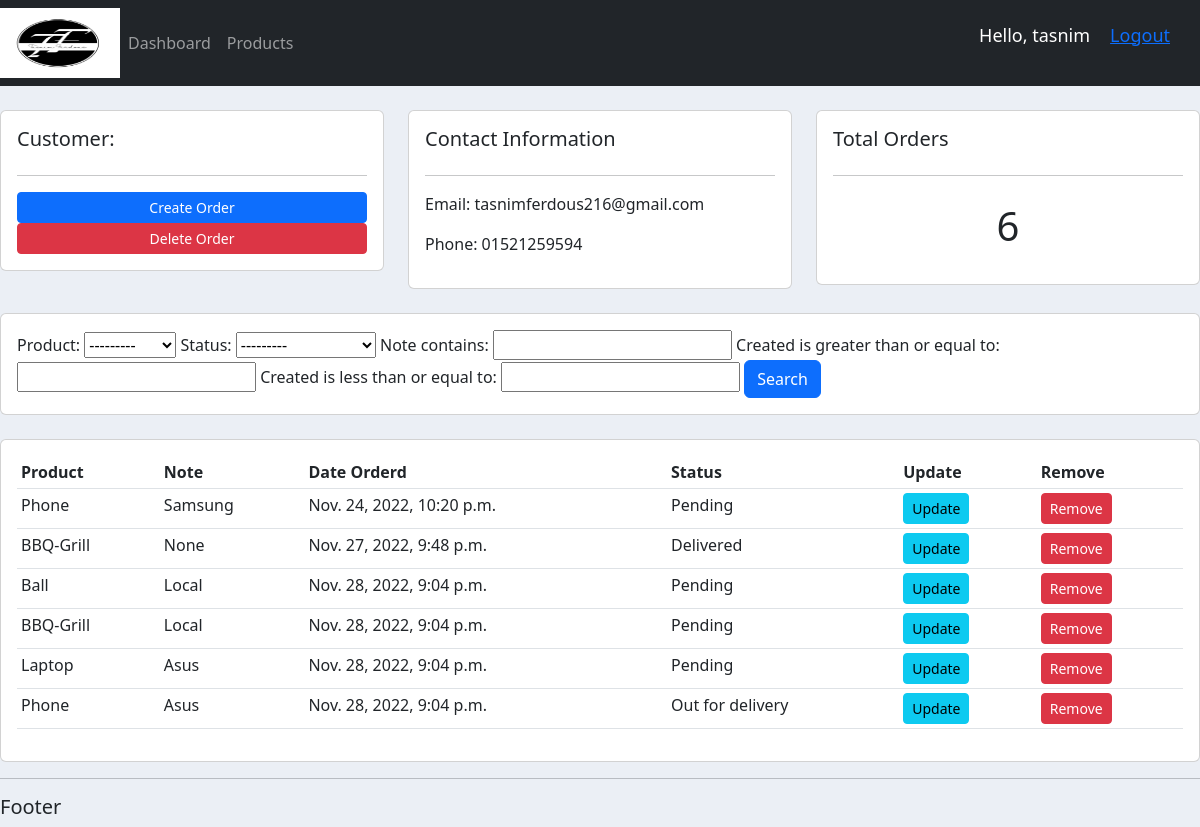
The page /customer/3/ (signed in) on the database its author committed.
### accounts/models.py (models this page shows, shortened)
class Customer(models.Model):
    user = models.OneToOneField(User, null = True, blank = True, on_delete = models.CASCADE)
    name = models.CharField(max_length = 200, null = True)
    phone = models.CharField(max_length = 200, null = True)
    email = models.CharField(max_length = 200, null = True)
    profile_pic = models.ImageField(default = 'profile_pic.png', null = True, blank = True)
    created = models.DateTimeField(auto_now_add = True, null = True)

class Order(models.Model):
    STATUS =    (
                ('Pending', 'Pending'),
                ('Out for delivery', 'Out for delivery'),
                ('Delivered', 'Delivered'),
                )
    customer = models.ForeignKey(Customer, null = True, on_delete = models.SET_NULL)
    product = models.ForeignKey(Product, null = True, on_delete = models.SET_NULL)
    status = models.CharField(max_length = 200, null = True, choices = STATUS)
    created = models.DateTimeField(auto_now_add = True, null = True)
    note = models.CharField(max_length = 1000, null = True)

class Product(models.Model):
    CATEGORY =  (
                ('In-door', 'In-door'),
                ('Out-door', 'Out-door')
                )
    name = models.CharField(max_length = 200, null = True)
    price = models.FloatField(null = True)
    category = models.CharField(max_length = 200, null = True, choices = CATEGORY)
    description = models.CharField(max_length = 200, null = True, blank = True)
    created = models.DateTimeField(auto_now_add = True, null = True)
    tags = models.ManyToManyField(Tag)
    def __str__(self):
        return self.name

### accounts/decorators.py (the view)
        def wrapper_func(request, *args, **kwargs):
            group = None
            if request.user.groups.exists():
                group = request.user.groups.all()[0].name
            if group in allowed_roles:
                return view_func(request, *args, **kwargs)
            else:
                return HttpResponse('You are not authorized to view this page.')

### accounts/views.py (called while the page is built)
@login_required(login_url = 'login')
@allowed_users(allowed_roles = ['admin'])
def customer(request,customer_id):
    customer = Customer.objects.get(id = customer_id)
    orders = customer.order_set.all()
    order_count = orders.count()
    myFilter = OrderFilter(request.GET, queryset = orders)
    orders = myFilter.qs
    context = {'customer':customer,'orders':orders,'order_count':order_count, 'myFilter':myFilter}
    return render(request, 'accounts/customer.html',context)

### accounts/templates/accounts/customer.html
{% extends 'accounts/main.html' %}
{% block content %}
<br>
<div class="row">
	<div class="col-md">
		<div class="card card-body">
			<h5>Customer:</h5>
			<hr>
			<a class="btn btn-primary btn-sm btn-block" href="{% url 'create_order' customer.id %}">Create Order</a>
			<a class="btn btn-sm btn-danger btn-block" href="">Delete Order</a>
		</div>
	</div>
	<div class="col-md">
		<div class="card card-body">
			<h5>Contact Information</h5>
			<hr>
			<p>Email: {{customer.email}}</p>
			<p>Phone: {{customer.phone}}</p>
		</div>
	</div>
	<div class="col-md">
		<div class="card card-body">
			<h5>Total Orders</h5>
			<hr>
			<h1 style="text-align: center;padding: 10px">{{order_count}}</h1>
		</div>
	</div>
</div>
<br>
<div class="row">
	<div class="col">
		<div class="card card-body">
			<form method="get">
				{{myFilter.form}}
		    <button class="btn btn-primary" type="submit">Search</button>
		  </form>
		</div>
	</div>
</div>
<br>
<div class="row">
	<div class="col-md">
		<div class="card card-body">
			<table class="table table-sm">
				<tr>
					<th>Product</th>
					<th>Note</th>
					<th>Date Orderd</th>
					<th>Status</th>
					<th>Update</th>
					<th>Remove</th>
				</tr>
				{% for order in orders %}
					<tr>
						<td>{{order.product}}</td>
						<td>{{order.note}}</td>
						<td>{{order.created}}</td>
						<td>{{order.status}}</td>
						<td><a class="btn btn-primary btn-sm btn-info" href="{% url 'update_order' order.id %}">Update</a></td>
                        <td><a class="btn btn-primary btn-sm btn-danger" href="{% url 'delete_order' order.id %}">Remove</a></td>
					</tr>
				{% endfor %}
			</table>
		</div>
	</div>
</div>
{% endblock %}

### accounts/templates/accounts/navbar.html (shortened to what this page needs)
{% load static %}
<nav class="navbar navbar-expand-lg navbar-dark bg-dark">
    <img id="logo" src="{% static '/images/logo.png' %}" alt="">
    <div class="collapse navbar-collapse" id="navbarNav">
      <ul class="navbar-nav">
        {% if request.user.is_staff %}
        <li class="nav-item active">
          <a class="nav-link" href="{% url 'home' %}">Dashboard</a>
        </li>
        <li class="nav-item">
          <a class="nav-link" href="{% url 'products' %}">Products</a>
        </li>
        {% else %}
        <li class="nav-item">
          <a class="nav-link" href="{% url 'account' %}">Profile</a>
        </li>
        {% endif %}
      </ul>
    </div>
    <div class = "hello-msg">
      <p >Hello, {{request.user}}</p>
      <a href = "{% url 'logout' %}">Logout</a>
    </div>
</nav>

### static/css/main.css (style rules this page uses)
#logo { width: 120px; height: 70px; }
body { background-color: #ebeff5; }

### accounts/templates/accounts/navbar.html (style rules this page uses)
.hello-msg { font-size: 18px; color: #fff; margin-right: 30px; display: flex; }
.hello-msg p { margin-right: 20px;; }

### rows shown on the page
Customer: email "tasnimferdous216@gmail.com", phone "01521259594"
Order: product "Phone", note "Samsung", created "Nov. 24, 2022, 10:20 p.m.", status "Pending"
Order: product "BBQ-Grill", note "None", created "Nov. 27, 2022, 9:48 p.m.", status "Delivered"
Order: product "Ball", note "Local", created "Nov. 28, 2022, 9:04 p.m.", status "Pending"
Order: product "BBQ-Grill", note "Local", created "Nov. 28, 2022, 9:04 p.m.", status "Pending"
Order: product "Laptop", note "Asus", created "Nov. 28, 2022, 9:04 p.m.", status "Pending"
Order: product "Phone", note "Asus", created "Nov. 28, 2022, 9:04 p.m.", status "Out for delivery"

### other values the page prints
{{ request.user }} "tasnim"
{{ order_count }} "6"
